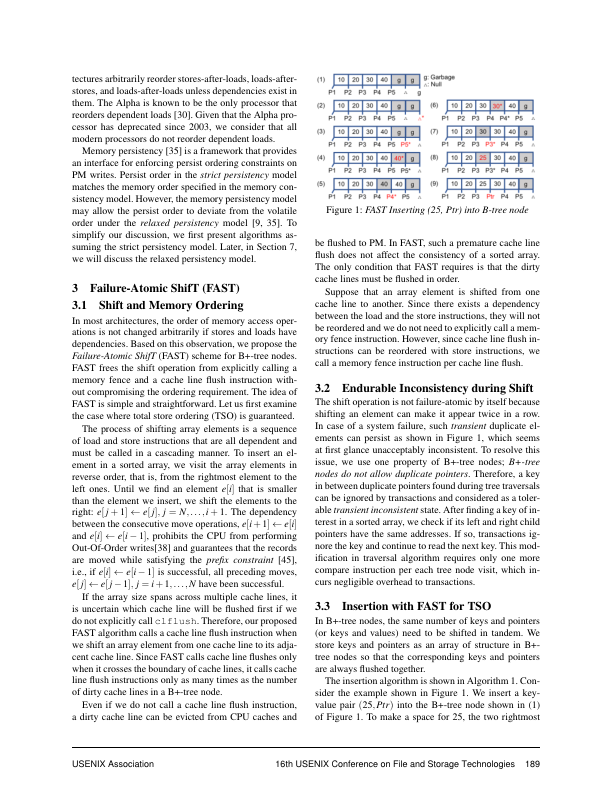
#> input picture docs/os_com_implementation/references/FAST-FAIR/analysis/pages/page-04.png, 612 x 792 px, found by its file name; its folder holds 4 pictures in this run
$ python make-preview.py
#> lines starting #> are read from the running program, lines starting #| are printed output that depends on the picture; pictures that were not available may be replaced by others from this repository, and a replacement may not be noted
from pathlib import Path
from PIL import Image,ImageDraw
r=Path(r'E:\GGBoy\HSSL\Project\Ant\AchillesFS\relate_works\FAST-FAIR-extracted\analysis')
canvas=Image.new('RGB',(1224,1584),'white')
#> canvas: PIL image 1224x1584 RGB; every value is 255
for n,idx in enumerate([4,6,10,11]):
 im=Image.open(r/f'pages/page-{idx:02d}.png'); canvas.paste(im,((n%2)*612,(n//2)*792))
#> further down, im is the input picture: PIL image 612x792 RGB; mean R, G, B 236.1, 236.3, 236.6
#> after `canvas.paste(im, (n % 2 * 612, n // 2 * 792))`:
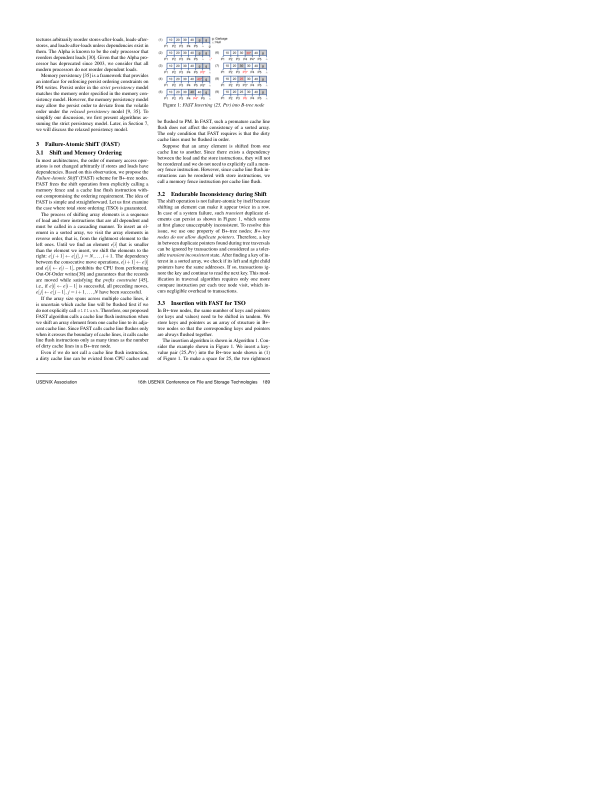
#> canvas: PIL image 1224x1584 RGB (shown at 1/2 size); mean R, G, B 250.3, 250.3, 250.4
#> pass 2 of the loop `for n,idx in enumerate([4,6,10,11]):`:
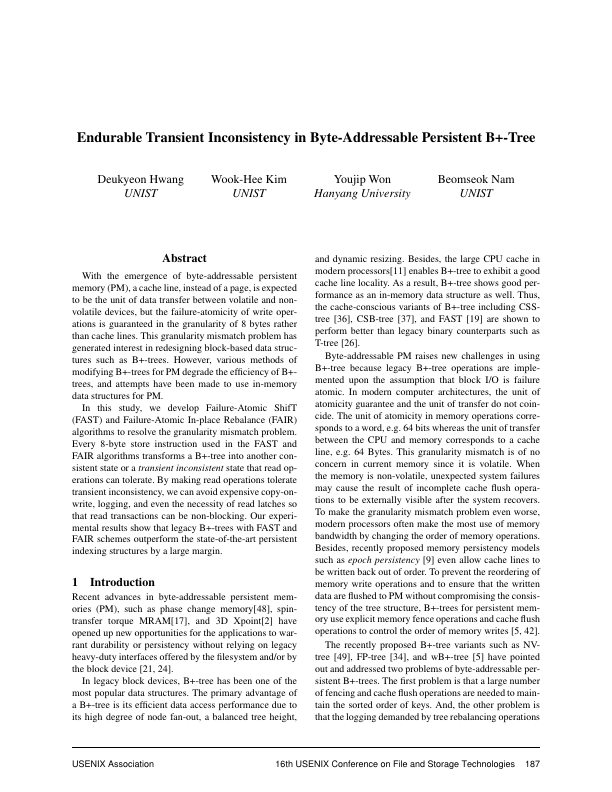
#> input picture docs/os_com_implementation/references/FAST-FAIR/analysis/pages/page-02.png, 612 x 792 px, given in place of page-06.png, which was not available
#> im is the input picture: PIL image 612x792 RGB; min 0, max 255, mean 239.7
#> `canvas.paste(im, (n % 2 * 612, n // 2 * 792))`:
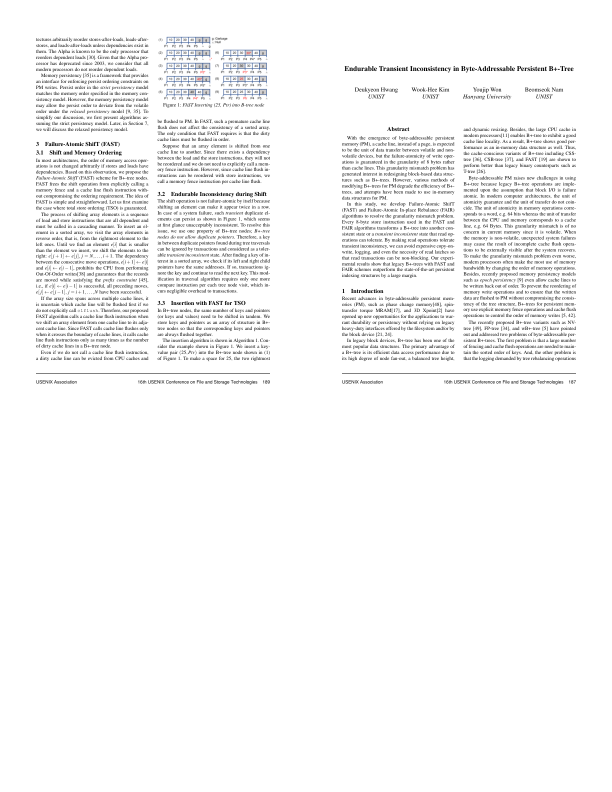
#> canvas: PIL image 1224x1584 RGB (shown at 1/2 size); mean R, G, B 246.5, 246.5, 246.6
#> pass 3 of the loop `for n,idx in enumerate([4,6,10,11]):`:
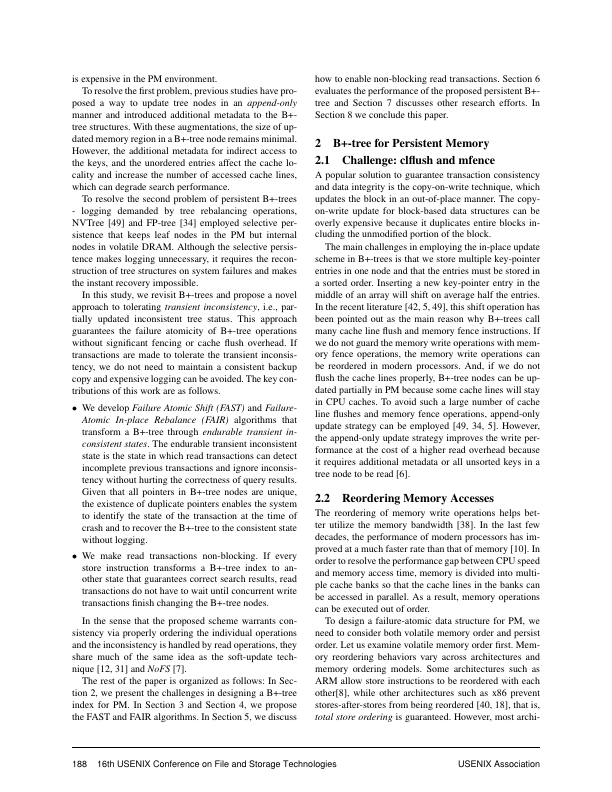
#> input picture docs/os_com_implementation/references/FAST-FAIR/analysis/pages/page-03.png, 612 x 792 px, given in place of page-10.png, which was not available
#> im is the input picture: PIL image 612x792 RGB; min 0, max 255, mean 236.2
#> `canvas.paste(im, (n % 2 * 612, n // 2 * 792))`:
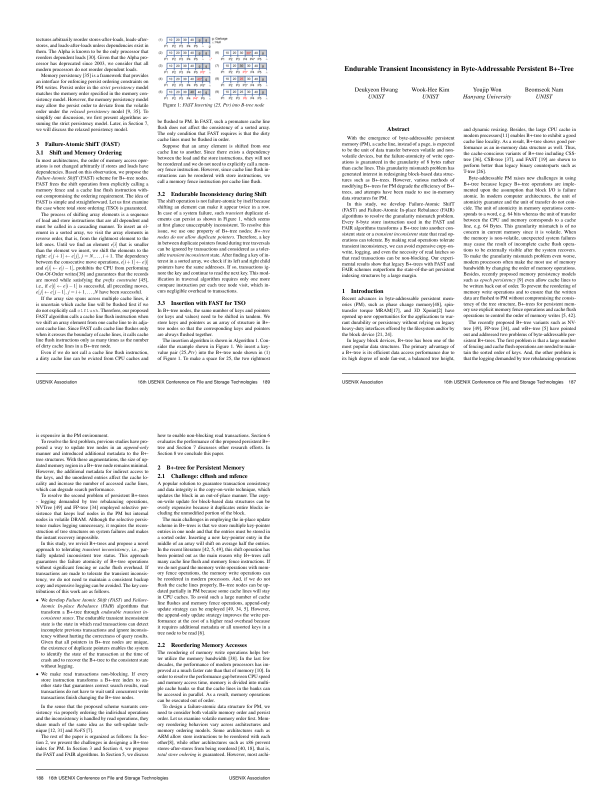
#> canvas: PIL image 1224x1584 RGB (shown at 1/2 size); mean R, G, B 241.8, 241.8, 241.9
#> the loop made 4 passes; the first 3 are shown
canvas.save(r/'pages/overview.png')
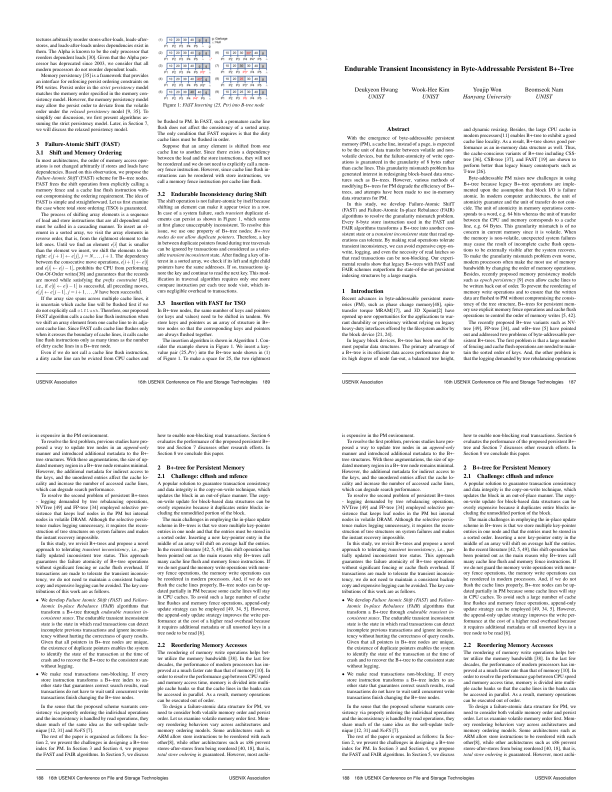
#> saved as overview.png: PIL image 1224x1584 RGB (shown at 1/2 size); mean R, G, B 237, 237.1, 237.2
